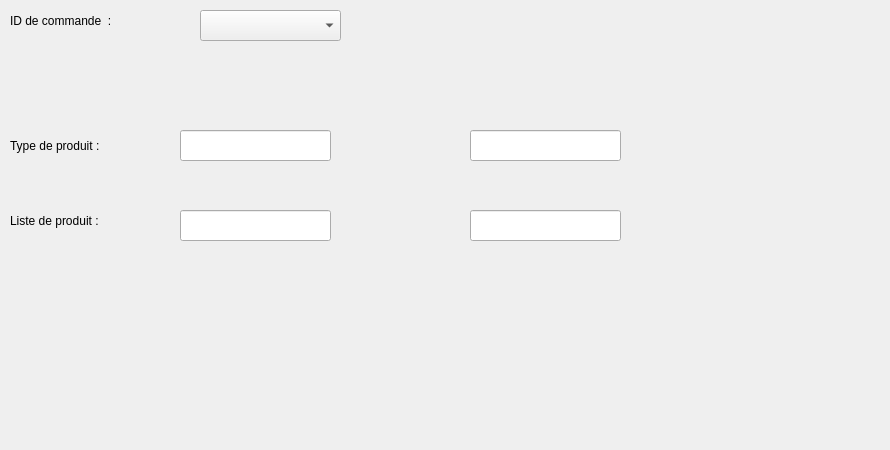
        <widget class="QWidget" name="tab_11">
         <attribute name="icon">
          <iconset>
           <normaloff>../../gestion_fournisseur/gEdit.png</normaloff>../../gestion_fournisseur/gEdit.png</iconset>
         </attribute>
         <attribute name="title">
          <string>Modifier</string>
         </attribute>
         <widget class="QLabel" name="label_20">
          <property name="geometry">
           <rect>
            <x>10</x>
            <y>0</y>
            <width>201</width>
            <height>41</height>
           </rect>
          </property>
          <property name="styleSheet">
           <string notr="true">font: 12pt &quot;MS Shell Dlg 2&quot;;</string>
          </property>
          <property name="text">
           <string>ID de commande  :</string>
          </property>
         </widget>
         <widget class="QLabel" name="label_21">
          <property name="geometry">
           <rect>
            <x>10</x>
            <y>120</y>
            <width>171</width>
            <height>51</height>
           </rect>
          </property>
          <property name="styleSheet">
           <string notr="true">font: 12pt &quot;MS Shell Dlg 2&quot;;</string>
          </property>
          <property name="text">
           <string>Type de produit :</string>
          </property>
         </widget>
         <widget class="QLabel" name="label_22">
          <property name="geometry">
           <rect>
            <x>10</x>
            <y>200</y>
            <width>171</width>
            <height>41</height>
           </rect>
          </property>
          <property name="styleSheet">
           <string notr="true">font: 12pt &quot;MS Shell Dlg 2&quot;;</string>
          </property>
          <property name="text">
           <string>Liste de produit :</string>
          </property>
         </widget>
         <widget class="QLabel" name="label_53">
          <property name="geometry">
           <rect>
            <x>-10</x>
            <y>-30</y>
            <width>881</width>
            <height>441</height>
           </rect>
          </property>
          <property name="text">
           <string/>
          </property>
          <property name="pixmap">
           <pixmap>../../gestion_fournisseur/1.png</pixmap>
          </property>
         </widget>
         <widget class="QPushButton" name="pushButton_9">
          <property name="geometry">
           <rect>
            <x>500</x>
            <y>290</y>
            <width>121</width>
            <height>61</height>
           </rect>
          </property>
          <property name="styleSheet">
           <string notr="true">#pushButton_9{
	image: url(:/new/prefix1/i,qge/B.png);
border:none;}</string>
          </property>
          <property name="text">
           <string/>
          </property>
         </widget>
         <widget class="QLineEdit" name="lineEdit_6">
          <property name="geometry">
           <rect>
            <x>180</x>
            <y>130</y>
            <width>151</width>
            <height>31</height>
           </rect>
          </property>
         </widget>
         <widget class="QLineEdit" name="lineEdit_15">
          <property name="geometry">
           <rect>
            <x>180</x>
            <y>210</y>
            <width>151</width>
            <height>31</height>
           </rect>
          </property>
         </widget>
         <widget class="QPushButton" name="pushButton_11">
          <property name="geometry">
           <rect>
            <x>360</x>
            <y>10</y>
            <width>111</width>
            <height>41</height>
           </rect>
          </property>
          <property name="styleSheet">
           <string notr="true">#pushButton_11{
	image: url(:/new/prefix1/i,qge/AP.png);
border:none;}</string>
          </property>
          <property name="text">
           <string/>
          </property>
         </widget>
         <widget class="QLineEdit" name="lineEdit_16">
          <property name="geometry">
           <rect>
            <x>470</x>
            <y>130</y>
            <width>151</width>
            <height>31</height>
           </rect>
          </property>
         </widget>
         <widget class="QLineEdit" name="lineEdit_17">
          <property name="geometry">
           <rect>
            <x>470</x>
            <y>210</y>
            <width>151</width>
            <height>31</height>
           </rect>
          </property>
         </widget>
         <widget class="QPushButton" name="pushButton_39">
          <property name="geometry">
           <rect>
            <x>650</x>
            <y>-60</y>
            <width>211</width>
            <height>271</height>
           </rect>
          </property>
          <property name="styleSheet">
           <string notr="true">#pushButton_39{
	image: url(:/new/prefix1/i,qge/c.png);
border:none;}</string>
          </property>
          <property name="text">
           <string/>
          </property>
         </widget>
         <widget class="QComboBox" name="comboBox_6">
          <property name="geometry">
           <rect>
            <x>200</x>
            <y>10</y>
            <width>141</width>
            <height>31</height>
           </rect>
          </property>
         </widget>
         <zorder>label_53</zorder>
         <zorder>label_22</zorder>
         <zorder>label_20</zorder>
         <zorder>label_21</zorder>
         <zorder>pushButton_9</zorder>
         <zorder>lineEdit_6</zorder>
         <zorder>lineEdit_15</zorder>
         <zorder>pushButton_11</zorder>
         <zorder>lineEdit_16</zorder>
         <zorder>lineEdit_17</zorder>
         <zorder>pushButton_39</zorder>
         <zorder>comboBox_6</zorder>
        </widget>
